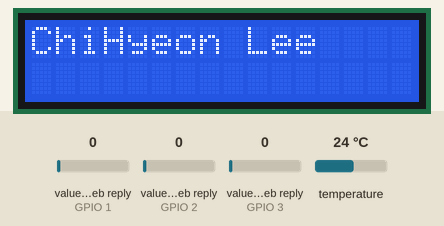
This sketch was run on a simulated ESP8266 (NodeMCU). Shown: 16×2 character LCD. The inputs (shaded band) are chosen by the test bench; at power-on: value in the web reply (sensors on GPIO 2, GPIO 1, GPIO 3) 0, temperature 24 °C. WiFi joins after 1.5 s; servers stay silent unless stated; web services answer with replies made up by the test bench; what the sketch prints to the serial monitor is not drawn.

Above: at 1.7 s.
At 5.5 s:
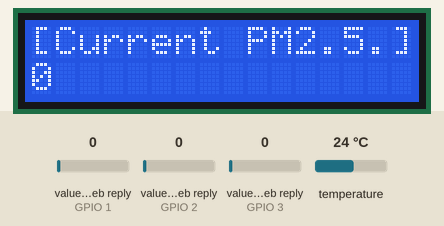
5.6 s: value in the web reply (sensor on GPIO 2) set to 2
At 9.3 s:
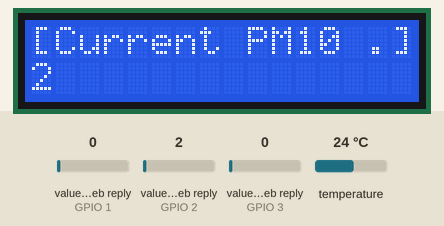
At 12.7 s:
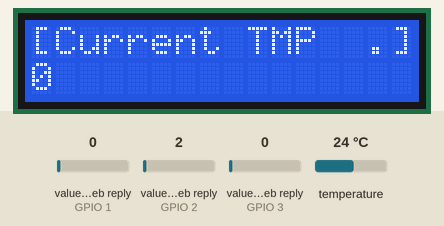
Timing chart, 0 to 14.2 s (numbered marks = the images above; inputs shaded):
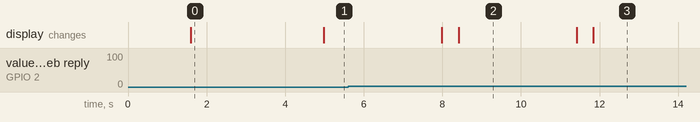

The sketch:

emb9-2.ino
```cpp
#include <ESP8266WiFi.h>
#include <WiFiClient.h>
#include <OneWire.h>
#include <DallasTemperature.h>
#include <LiquidCrystal_I2C.h>
#include <ThingSpeak.h>

int tmpPort = 0;
int lcdSda = 4;
int lcdScl = 5;
int statusCode;

LiquidCrystal_I2C lcd(0x27, 16, 2);

const char* ssid = "olleh_WiFi_306D"; // your ssid
const char* password = "0000003898"; // your wifi password
WiFiClient client;

//Write
unsigned long ChannelID = 1558077;
const char* WriteAPIKey = "OHFF4FM4G9ZQVFKI";
const char* server = "api.thingspeak.com";

//Read
unsigned long RChannelID = 316120;
const char* ReadAPIKey = "KLSPXGIXQ0W4CW8L";

OneWire oneWire(tmpPort);
DallasTemperature sensors(&oneWire);

int DATA = 999;

void setup() {
 Serial.begin(9600);
 sensors.begin();
 delay(10);
 Serial.println("Connectiong to ssid ...");
 // attempt to connect to WiFi network
 WiFi.begin(ssid, password);
 while (WiFi.status() != WL_CONNECTED){
  delay(500);
  Serial.println(".");
 }
 // 접속성공!
 Serial.println();
 Serial.println("Connected WiFi");
 //사용하는 ip출력
 Serial.println(WiFi.localIP());
 Serial.println();
 ThingSpeak.begin(client);

 lcd.begin();
 lcd.backlight();
 lcd.print("ChiHyeon Lee");
 Serial.println("Booting Procedure Comp.");
 delay(1000);
}

void displayLCD(int optnum, long ReadValue)
{
  lcd.clear();
  switch(optnum)
  {
    case 1:
    {
      lcd.setCursor(0,0);
      lcd.print("[Current PM2.5.]");
      lcd.setCursor(0,1);
      lcd.print(ReadValue);
      delay(3000);
      lcd.clear();
      break;
    }
    case 2:
    {
      lcd.setCursor(0,0);
      lcd.print("[Current PM10 .]");
      lcd.setCursor(0,1);
      lcd.print(ReadValue);
      delay(3000);
      lcd.clear();
      break;
    }
    case 3:
    {
      lcd.setCursor(0,0);
      lcd.print("[Current TMP  .]");
      lcd.setCursor(0,1);
      lcd.print(ReadValue);
      delay(3000);
      lcd.clear();
      break;
    }
    default:
    {
      lcd.setCursor(0,0);
      lcd.print("[ERR OCCURED!!]");
      lcd.setCursor(0,1);
      lcd.print("9999");
      delay(3000);
      lcd.clear();
      break;
    }
  }

}

void loop() {
  Serial.print("Requesting Temperatures.....");
  sensors.requestTemperatures();
  Serial.println("Done!");
  DATA = sensors.getTempCByIndex(0);
  Serial.print("Temp is : ");
  Serial.println(DATA);
  delay(1000);
  ThingSpeak.writeField(ChannelID, 1, DATA, WriteAPIKey);

  Serial.println("Reading from the channel.....");
  //---------------- Channel Read ----------------//
  long pm2 = ThingSpeak.readLongField(RChannelID, 1, ReadAPIKey);
  statusCode = ThingSpeak.getLastReadStatus();
  if (statusCode == 200)
  {
   Serial.print("PM2.5 : ");
   Serial.println(pm2);
   displayLCD(1,pm2);
  }
  else
  {
   Serial.println("Unable to read channel / No internet connection");
  }
  delay(100);

  long pm10 = ThingSpeak.readLongField(RChannelID, 2, ReadAPIKey);
  statusCode = ThingSpeak.getLastReadStatus();
  if (statusCode == 200)
  {
   Serial.print("PM10 : ");
   Serial.println(pm10);
   displayLCD(2,pm10);
  }
  else
  {
   Serial.println("Unable to read channel / No internet connection");
  }
  delay(100);

  long rtmp = ThingSpeak.readLongField(RChannelID, 3, ReadAPIKey);
  statusCode = ThingSpeak.getLastReadStatus();
  if (statusCode == 200)
  {
   Serial.print("TMP : ");
   Serial.println(rtmp);
   displayLCD(3,rtmp);
  }
  else
  {
   Serial.println("Unable to read channel / No internet connection");
  }
  delay(100);

  lcd.setCursor(0,0);
  lcd.print("[Waiting Read]");
  lcd.setCursor(0,1);
  lcd.print("Please Stand By");

  delay(21000);
}
```

Measured:
- what the display in image 0 shows lasts 3.4 s, from 1.6 s to 5.0 s
- what the display in image 2 shows lasts 3.0 s, from 8.4 s to 11.4 s
